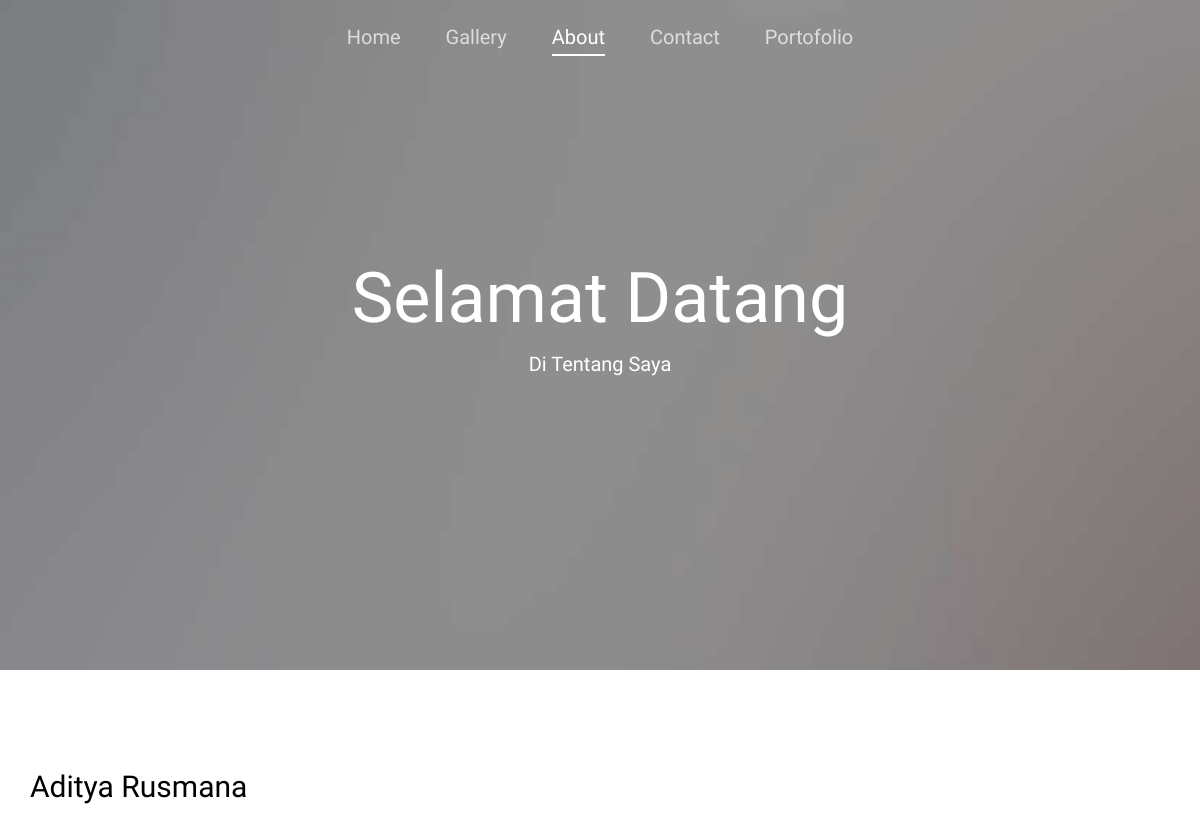
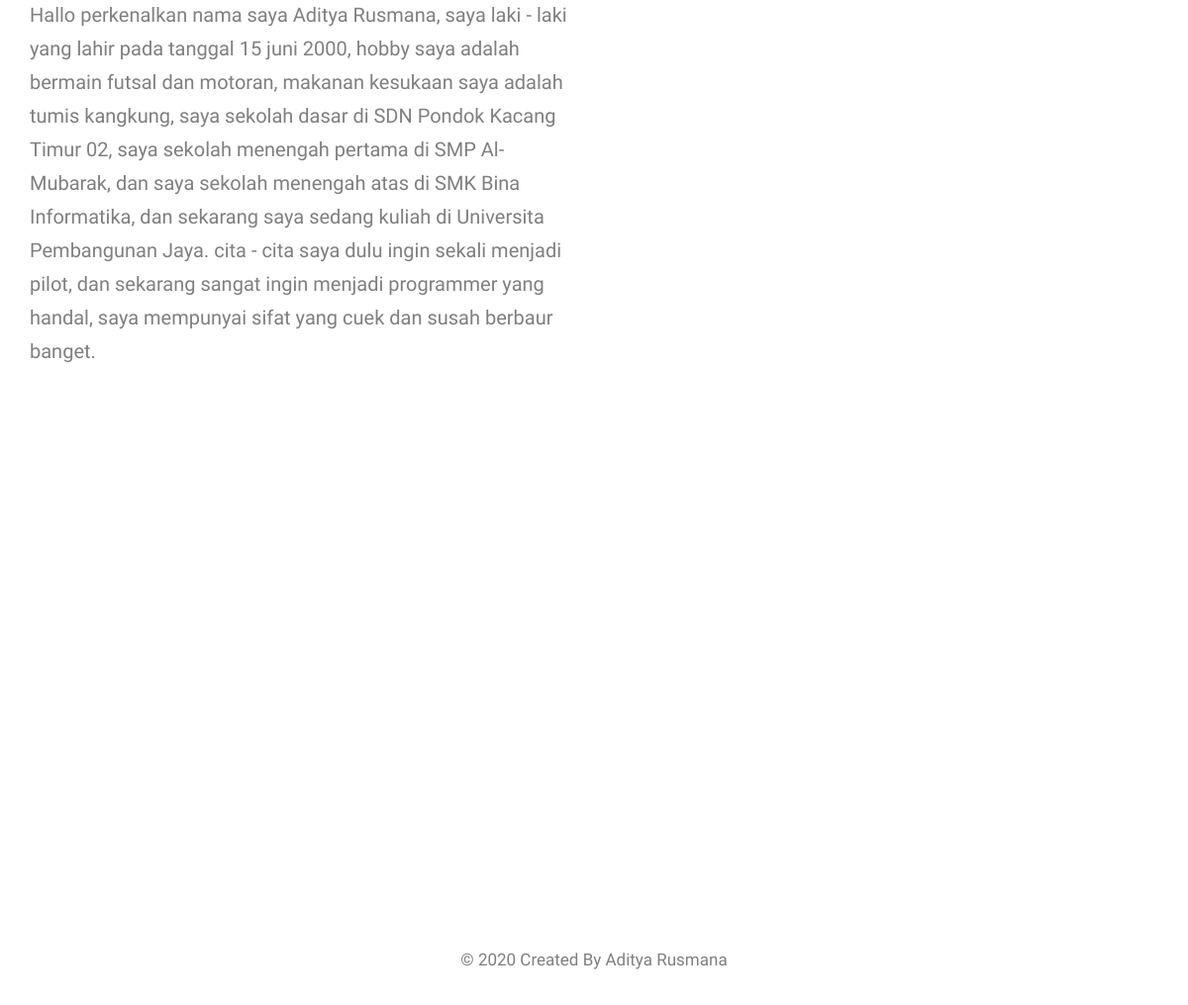
Page /about.php on the committed database (2 pictures, top to bottom).
### tables this page shows
CREATE TABLE `about` (
  `id_about` int(11) NOT NULL,
  `nama` varchar(20) NOT NULL,
  `tentang` varchar(2000) NOT NULL
);

### about.php (the view, shortened to what this page needs)
<!DOCTYPE html>
 <html class="no-js">
	<head>
	<link rel="stylesheet" href="css/animate.css">
	<link rel="stylesheet" href="css/magnific-popup.css">
	<link rel="stylesheet" href="css/bootstrap.css">
	<link rel="stylesheet" href="css/icomoon.css">
	<link rel="stylesheet" href="css/style.css">
	</head>
	<body>
	<div id="fh5co-wrap">
		<header id="fh5co-header">
			<div class="container">
				<nav class="fh5co-main-nav">
					<ul>
						<li><a href="index.php"><span>Home</span></a></li>
						<li><a href="gallery.php"><span>Gallery</span></a></li>
						<li class="fh5co-active"><a href="about.php"><span>About</span></a></li>
						<li><a href="contact.php"><span>Contact</span></a></li>
						<li><a href="portofolio.php"><span>Portofolio</span></a></li>
					</ul>
				</nav>
			</div>
		</header>
		<div class="fh5co-hero" style="background-image: url(images/hero_4.jpg);" data-stellar-background-ratio="0.5">
			<div class="overlay"></div>
			<div class="container">
				<div class="row">
					<div class="col-md-8 col-md-offset-2 col-sm-12 col-sm-offset-0 col-xs-12 col-xs-offset-0 text-center fh5co-table">
						<div class="fh5co-intro fh5co-table-cell">
							<h1 class="text-center">Selamat Datang</h1>
							<p>Di Tentang Saya</p>
						</div>
					</div>
				</div>
			</div>
		</div>
<?php
include "koneksi.php";
$query="SELECT * FROM About";
$result = mysqli_query($conn, $query);
if(mysqli_num_rows($result) < 0) {
  echo "<tr><td colspan='4'>Data profil tidak terdapat pada database</td></tr>";
}
else {
 while($row =mysqli_fetch_array($result)){
?>
		<div class="fh5co-section">
			<div class="container">
				<div class="row">
					<div class="col-md-12">
						<div class="row">
							<div class="col-md-6">
							<h2><?php echo $row["nama"]?></h2>
							</div>
						</div>
					</div>
					<div class="col-md-6">
					<p><?php echo $row["tentang"]?></p>
					</div>
				</div>
			</div>
		</div>
	</div>
	<?php
}
}
?>
	<footer>
		<div class="container">
			<div class="row">
				<div class="col-md-12 fh5co-copyright text-center">
					<p><small>&copy; 2020 Created By Aditya Rusmana</a></small></p>
				</div>
			</div>
		</div>
	</footer>
	</body>
</html>

### css/style.css (style rules this page uses)
body { font-family: "Work Sans", Arial, sans-serif; font-weight: 300; font-size: 20px; line-height: 1.7; color: #777777; color: #7f7f7f; background: #fff; height: 100%; position: relative; }
a { color: #52d3aa; -webkit-transition: 0.5s; -o-transition: 0.5s; transition: 0.5s; }
p { margin-bottom: 1.5em; }
h1, h2, h3, h4, h5, h6 { color: #000; font-family: "Work Sans", Arial, sans-serif; font-weight: 300; margin: 0 0 30px 0; }
#fh5co-wrap { position: relative; background: #fff; z-index: 2; margin-bottom: 450px; }
#fh5co-header { position: absolute; top: 0; width: 100%; z-index: 1000; }
#fh5co-header nav { text-align: center; }
#fh5co-header nav ul { padding: 0; margin: 0; }
#fh5co-header nav li { padding: 0; margin: 0; list-style: none; display: inline; }
#fh5co-header nav li a { padding: 20px; color: rgba(255, 255, 255, 0.7); display: -moz-inline-stack; display: inline-block; zoom: 1; *display: inline; -webkit-transition: 0.1s; -o-transition: 0.1s; transition: 0.1s; }
#fh5co-header nav li a span { -webkit-transition: 0.5s; -o-transition: 0.5s; transition: 0.5s; border-bottom: 2px solid transparent; display: block; }
#fh5co-header nav li.fh5co-active a { color: #fff; }
#fh5co-header nav li.fh5co-active a span { border-bottom: 2px solid #fff; }
.fh5co-table, .fh5co-table-cell, .fh5co-hero, .fh5co-parallax { height: 670px; }
.fh5co-hero, .fh5co-parallax { background-color: #555; background-attachment: fixed; background-size: cover; position: relative; }
.fh5co-hero .overlay, .fh5co-parallax .overlay { position: absolute; top: 0; left: 0; right: 0; bottom: 0; background: black; opacity: .2; }
.fh5co-hero .fh5co-intro h1, .fh5co-parallax .fh5co-intro h1 { color: #fff; font-size: 70px; font-weight: 300; margin-bottom: 10px; }
.fh5co-hero .fh5co-intro p, .fh5co-parallax .fh5co-intro p { color: #fff; }
.fh5co-table { display: table; }
.fh5co-table-cell { display: table-cell; vertical-align: middle; }
.fh5co-section { padding: 5em 0; }

### rows in the picture
about: nama "Aditya Rusmana", tentang "Hallo perkenalkan nama saya Aditya Rusmana, saya laki - laki yang lahir pada tanggal 15 juni 2000, hobby saya adalah bermain futsal dan motoran, makanan kesukaan saya adalah tumis kangkung, saya sekolah dasar di SDN Pondok Kacang Timur 02, saya sekolah menengah pertama di SMP Al-Mubarak, dan saya sekolah menengah atas di SMK Bina Informatika, dan sekarang saya sedang kuliah di Universita Pembangunan Jaya. cita - cita saya dulu ingin sekali menjadi pilot, dan sekarang sangat ingin menjadi programmer yang handal, saya mempunyai sifat yang cuek dan susah berbaur banget."
